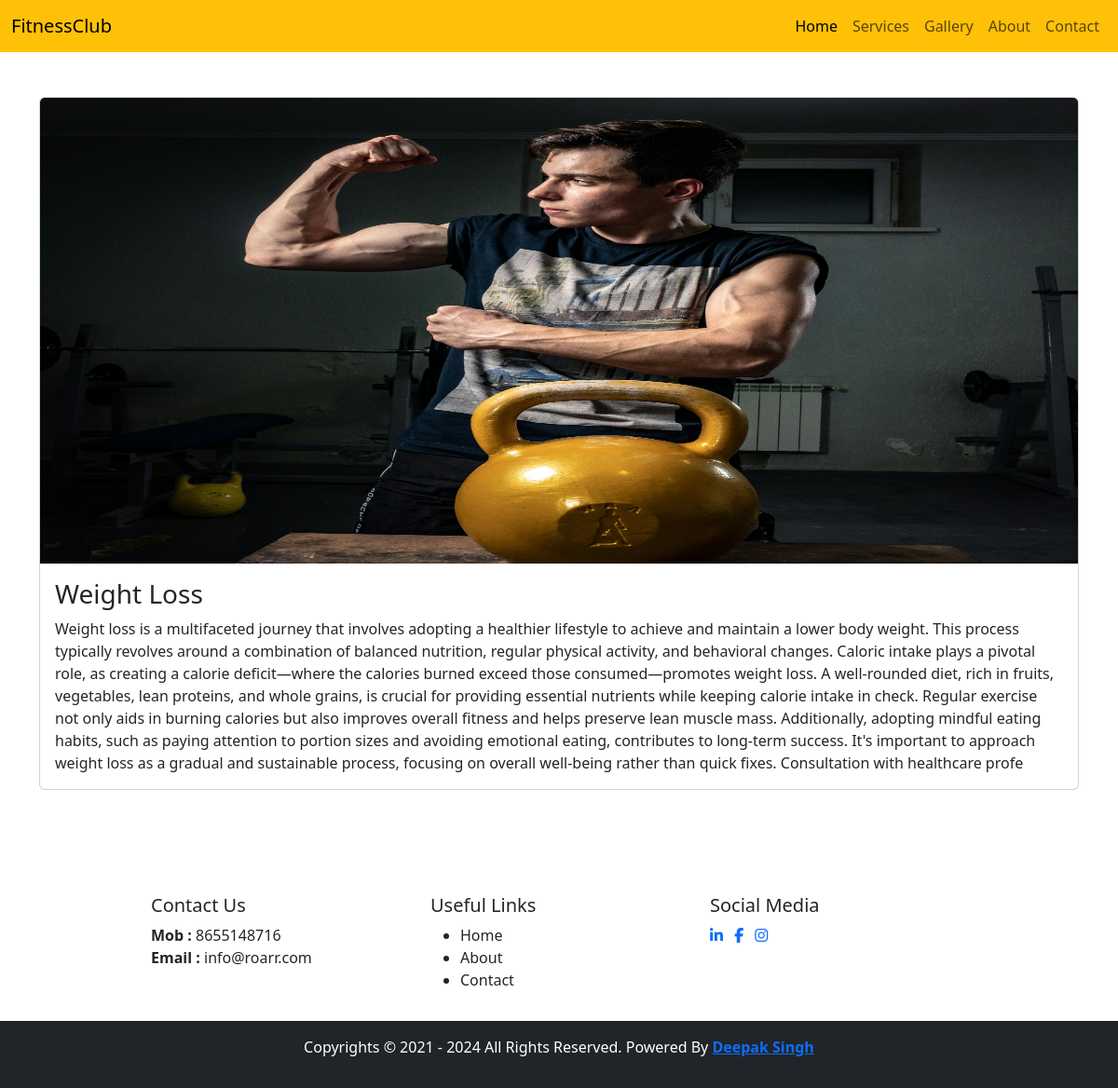
The app's page /inner-services.php?id=4 with its own data.
### tables this page shows
CREATE TABLE `services` (
  `id` int(11) NOT NULL,
  `title` varchar(255) NOT NULL,
  `description` varchar(1000) NOT NULL,
  `image` varchar(255) NOT NULL
);

### inner-services.php (the view, shortened to what this page needs)
<?php
include "db.php";
$id = $_GET["id"];
$sql = "select * from services where id = '{$id}'";
$result = mysqli_query($conn, $sql);
while ($row = mysqli_fetch_assoc($result)) {
?>
    <!DOCTYPE html>
    <html lang="en">
    <head>
        <link rel="stylesheet" href="css/bootstrap.min.css">
        <link rel="stylesheet" href="https://cdnjs.cloudflare.com/ajax/libs/font-awesome/6.5.1/css/all.min.css">
    </head>
    <body>
        <?php include "header.php"; ?>
        <div class="container">
            <div class="row py-5">
                <div class="col-12">
                    <div class="card mb-3">
                        <img src="<?php echo "assets/uploads/" . $row['image']; ?>" class="card-img-top img-fluid" alt="..." style="height: 500px; width: 1130px">
                        <div class="card-body">
                            <h3 class="card-title"><?php echo $row['title']; ?></h3>
                            <p class="card-text"><?php echo $row['description']; ?></p>
                        </div>
                    </div>
                </div>
            </div>
        </div>
    <?php } ?>
    <?php include "footer.php"; ?>
    </body>
    </html>

### header.php (shortened to what this page needs)
<nav class="navbar navbar-expand-lg bg-warning">
  <div class="container-fluid">
    <a class="navbar-brand" href="http://localhost/fitness_club/">FitnessClub</a>
    <div class="collapse navbar-collapse" id="navbarSupportedContent">
      <ul class="navbar-nav ms-auto mb-2 mb-lg-0">
        <li class="nav-item">
          <a class="nav-link active" aria-current="page" href="<?php echo "http://localhost/fitness_club"; ?>">Home</a>
        </li>
        <li class="nav-item">
          <a class="nav-link" href="<?php echo "http://localhost/fitness_club/services.php"; ?>">Services</a>
        </li>
        <li class="nav-item">
          <a class="nav-link" href="<?php echo "http://localhost/fitness_club/gallery.php"; ?>">Gallery</a>
        </li>
        <li class="nav-item">
          <a class="nav-link" href="<?php echo "http://localhost/fitness_club/about.php"; ?>">About</a>
        </li>
        <li class="nav-item">
          <a class="nav-link" href="<?php echo "http://localhost/fitness_club/contact.php"; ?>">Contact</a>
        </li>
      </ul>
    </div>
  </div>
</nav>

### records on screen
services: image (picture), title "Weight Loss", description "Weight loss is a multifaceted journey that involves adopting a healthier lifestyle to achieve and maintain a lower body weight. This process typically revolves around a combination of balanced nutrition, regular physical activity, and behavioral changes. Caloric intake plays a pivotal role, as creating a calorie deficit—where the calories burned exceed those consumed—promotes weight loss. A well-rounded diet, rich in fruits, vegetables, lean proteins, and whole grains, is crucial for providing essential nutrients while keeping calorie intake in check. Regular exercise not only aids in burning calories but also improves overall fitness and helps preserve lean muscle mass. Additionally,…"
